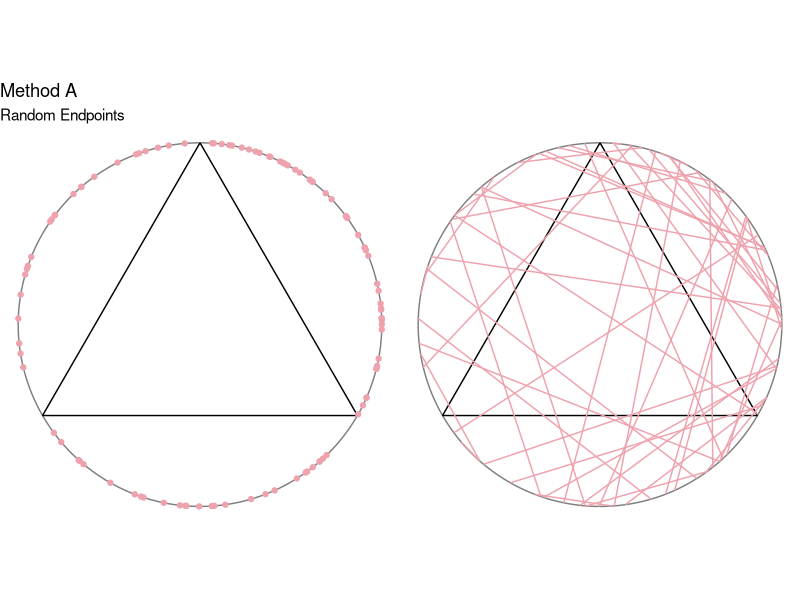
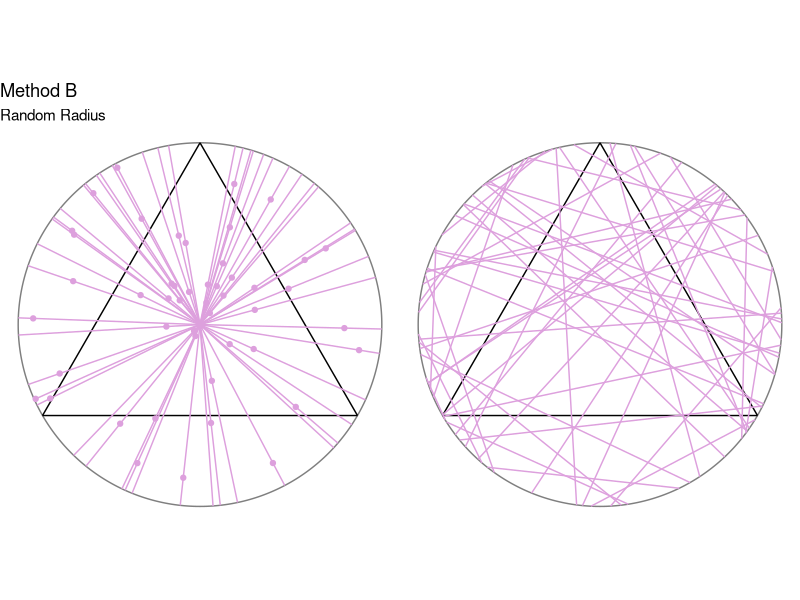
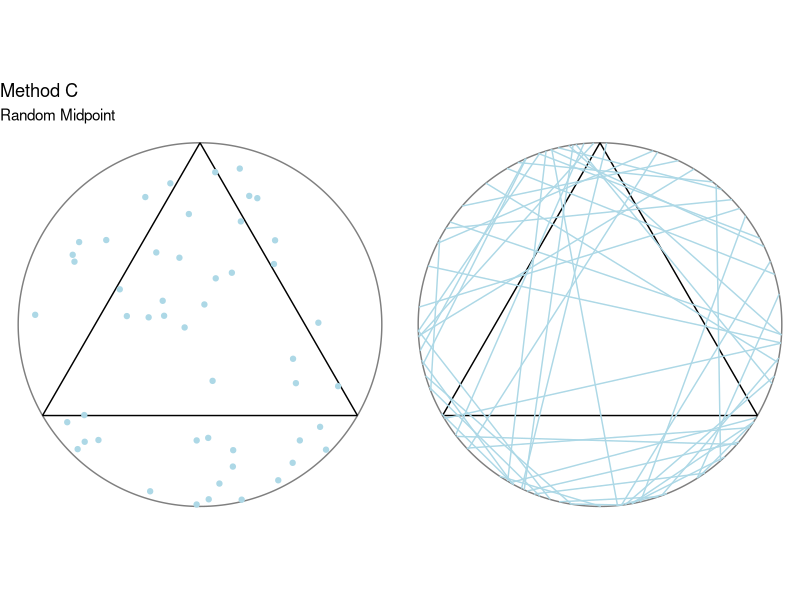
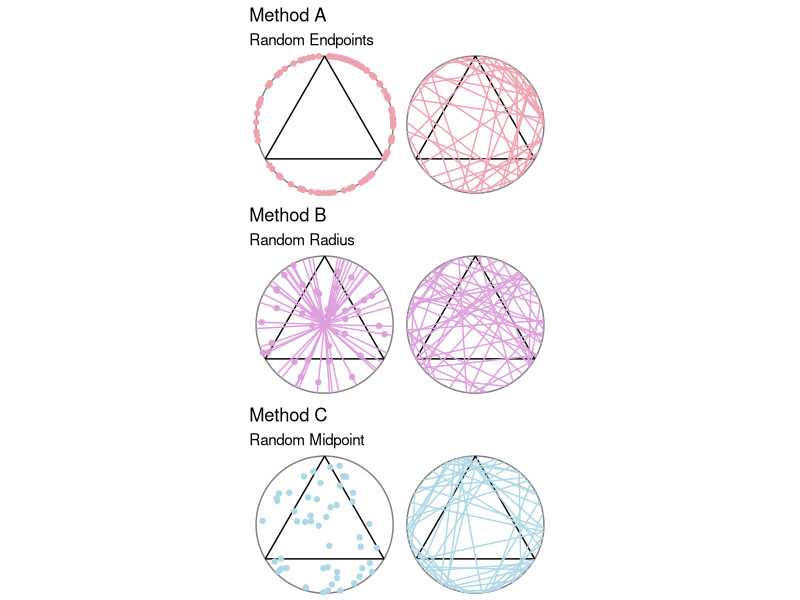

Generate these figures, in order, with R:
## Group y+2x

library(tidyverse)
library(ggforce)
library(patchwork)
theme_set(theme_void())

# Coordinates of equilateral triangle
eqtri_df <- tibble(
  x    = c(0, sqrt(3) / 2, -sqrt(3) / 2),
  y    = c(1, -0.5, -0.5),
  xend = c(sqrt(3) / 2, -sqrt(3) / 2, 0),
  yend = c(-0.5, -0.5, 1)
)

# Input
x0 = 0 # x-coordinate of center
y0 = 0 # y-coordinate of center
r  = 1 # length of radius
n  = 50 # number of chords
l = r*sqrt(3) # length of side of triangle



# Method A ---------------------------------------------------------------------

angle_ep1 = 2*pi*runif(n) # random uniform angle of endpoint 1
angle_ep2 = 2*pi*runif(n) # random uniform angle of endpoint 1

# Endpoint coordinates
x1 = x0 + r*cos(angle_ep1)
y1 = y0 + r*sin(angle_ep1)

x2 = x0 + r*cos(angle_ep2)
y2 = y0 + r*sin(angle_ep2)


MethodA_df <- tibble(
  x     = x1,
  y     = y1,
  xend  = x2,
  yend  = y2,
  chord = sqrt((xend - x)^2 + (yend - y)^2 )
)

# Plot
p1a <- ggplot() +
  ggforce::geom_circle(aes(x0 = 0, y0 = 0, r = 1), col = "gray50") +
  geom_segment(data = eqtri_df, aes(x = x, y = y, xend = xend, yend = yend)) + 
  geom_point(data = MethodA_df, aes(x = x1, y = y1), col = "lightpink2") +
  geom_point(data = MethodA_df, aes(x = x2, y = y2), col = "lightpink2") +
  coord_equal() +
  labs(title = "Method A", subtitle = paste("Random Endpoints"))

p1b <- ggplot() +
  ggforce::geom_circle(aes(x0 = 0, y0 = 0, r = 1), col = "gray50") +
  geom_segment(data = eqtri_df, aes(x = x, y = y, xend = xend, yend = yend)) + 
  geom_segment(data = MethodA_df, aes(x = x, y = y, xend = xend, yend = yend), col = "lightpink2") +
  coord_equal()

p1a + p1b + plot_layout(nrow = 1)

# Probability of chord length longer than side of triangle
MethodA_count <- count(MethodA_df, chord > l)
MethodA_prob = MethodA_count[2,2] / n


# Method B ---------------------------------------------------------------------

angle_rd = 2*pi*runif(n) # random uniform angle of radius
u        = r*runif(n) # random uniform location of point on radius
v        = sqrt(r^2 - u^2) # half of chord length

# Endpoint coordinates
x3 = u*cos(angle_rd) + v*sin(angle_rd)
y3 = u*sin(angle_rd) - v*cos(angle_rd)

x4 = u*cos(angle_rd) - v*sin(angle_rd)
y4 = u*sin(angle_rd) + v*cos(angle_rd)

# Point on radius
rx = (x3 + x4) / 2
ry = (y3 + y4) / 2

# Radius endpoint coordinates
rxend = r*cos(angle_rd)
ryend = r*sin(angle_rd)

MethodB_df <- tibble(
  rx    = rx,
  ry    = ry,
  x     = x3,
  y     = y3,
  xend  = x4,
  yend  = y4,
  x0    = 0,
  y0    = 0,
  rxend = rxend,
  ryend = ryend,
  chord = sqrt((xend - x)^2 + (yend - y)^2 )
)

# Plot
p2a <- ggplot() +
  ggforce::geom_circle(aes(x0 = 0, y0 = 0, r = 1), col = "gray50") +
  geom_segment(data = eqtri_df, aes(x = x, y = y, xend = xend, yend = yend)) +
  geom_segment(data = MethodB_df, aes(x = x0, y = y0, xend = rxend, yend = ryend), col = "plum") +
  geom_point(data = MethodB_df, aes(x = rx, y = ry), col = "plum") +
  coord_equal() +
  labs(title = "Method B", subtitle = paste("Random Radius"))

p2b <- ggplot() +
  ggforce::geom_circle(aes(x0 = 0, y0 = 0, r = 1), col = "gray50") +
  geom_segment(data = eqtri_df, aes(x = x, y = y, xend = xend, yend = yend)) +
  geom_segment(data = MethodB_df, aes(x = x, y = y, xend = xend, yend = yend), col = "plum") +
  coord_equal()

p2a + p2b + plot_layout(nrow = 1)

# Probability of chord length longer than side of triangle
MethodB_count <- count(MethodB_df, chord > l)
MethodB_prob = MethodB_count[2,2] / n


# Method C ---------------------------------------------------------------------

angle_mdpt = 2*pi*runif(n) # random uniform angle of midpoint
a          = r*sqrt(runif(n)) # random location of midpoint
d          = sqrt(r^2 - a^2) # half of chord length

# Endpoint coordinates
x5 = x0 + a*cos(angle_mdpt) + d*sin(angle_mdpt)
y5 = x0 + a*sin(angle_mdpt) - d*cos(angle_mdpt)

x6 = x0 + a*cos(angle_mdpt) - d*sin(angle_mdpt)
y6 = x0 + a*sin(angle_mdpt) + d*cos(angle_mdpt)

# Midpoint of segments
mdptx = (x5 + x6) / 2
mdpty = (y5 + y6) / 2

MethodC_df <- tibble(
  mdptx = mdptx,
  mdpty = mdpty,
  x     = x5,
  y     = y5,
  xend  = x6,
  yend  = y6,
  chord = sqrt((xend - x)^2 + (yend - y)^2 )
)

# Plot
p3a <- ggplot() +
  ggforce::geom_circle(aes(x0 = 0, y0 = 0, r = 1), col = "gray50") +
  geom_segment(data = eqtri_df, aes(x = x, y = y, xend = xend, yend = yend)) +
  geom_point(data = MethodC_df, aes(x = mdptx, y = mdpty), col = "lightblue") +
  coord_equal() +
  labs(title = "Method C", subtitle = paste("Random Midpoint"))

p3b <- ggplot() +
  ggforce::geom_circle(aes(x0 = 0, y0 = 0, r = 1), col = "gray50") +
  geom_segment(data = eqtri_df, aes(x = x, y = y, xend = xend, yend = yend)) +
  geom_segment(data = MethodC_df, aes(x = x, y = y, xend = xend, yend = yend), col = "lightblue") +
  coord_equal()

p3a + p3b + plot_layout(nrow = 1)

# Probability of chord length longer than side of triangle
MethodC_count <- count(MethodC_df, chord > l)
MethodC_prob = MethodC_count[2,2] / n


# Results ----------------------------------------------------------------------

p1a + p1b + p2a + p2b + p3a + p3b + plot_layout(nrow = 3)

all_prob <- tibble(
  MethodA = MethodA_prob,
  MethodB = MethodB_prob,
  MethodC = MethodC_prob
)

print(all_prob)
